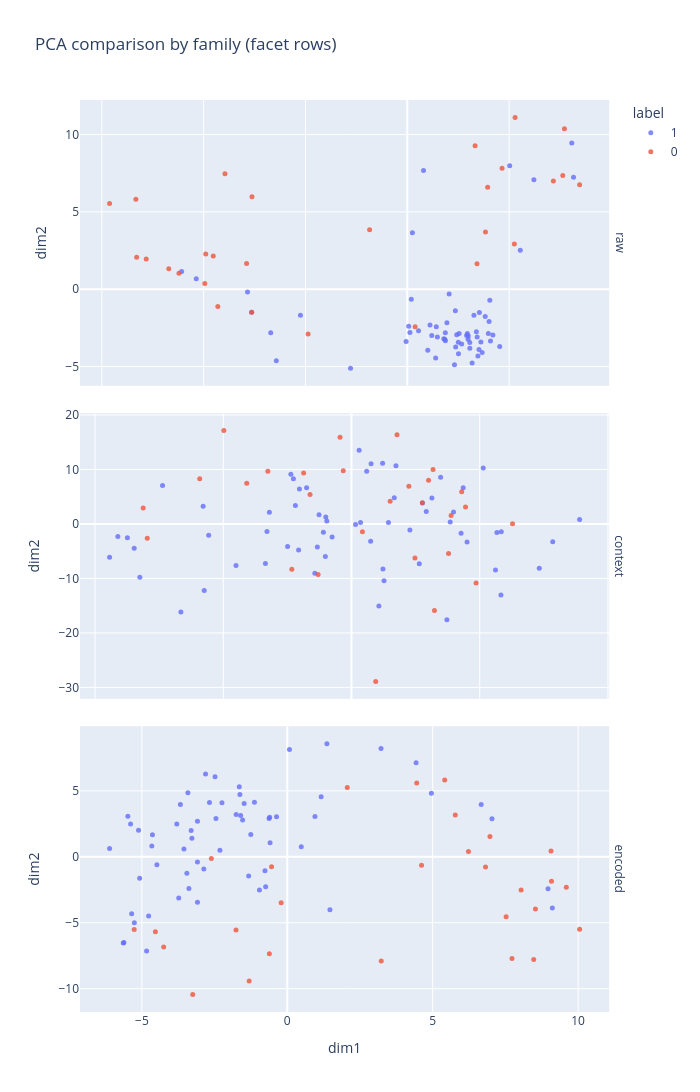
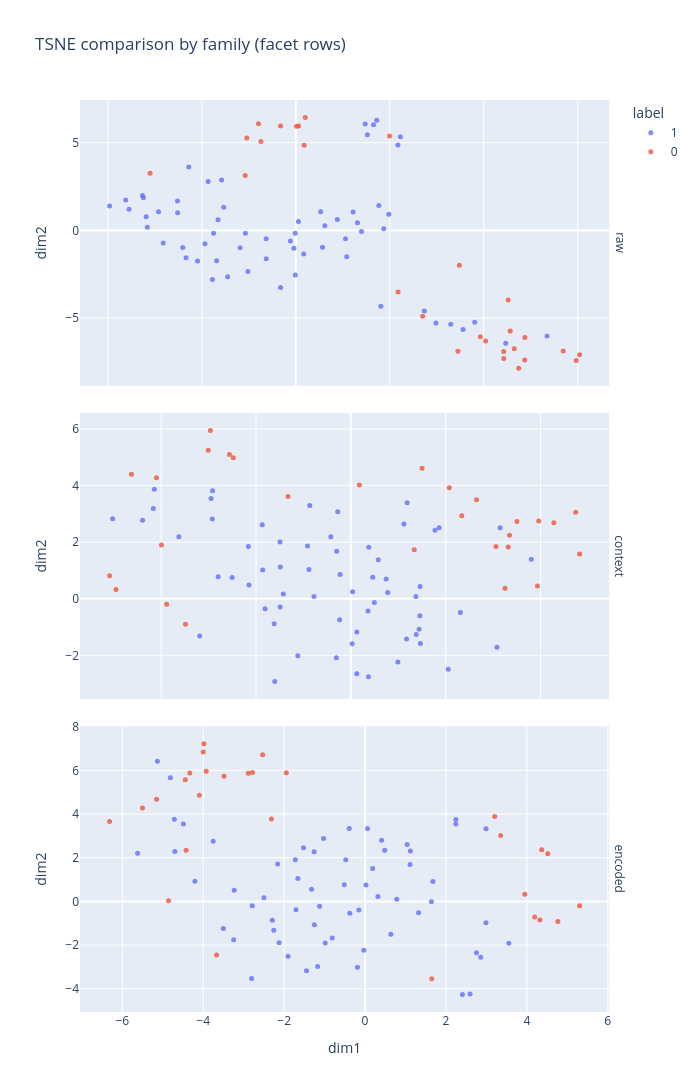

The notebook cell these images were saved under, in order:
### Code cell
# Faceted comparison: raw vs context vs encoded for the same reduction method
# Produces two figures:
# 1) PCA with facet rows (raw/context/encoded)
# 2) t-SNE with facet rows (raw/context/encoded)


# Rebuild tensors if they are not already in memory
if (
    "raw_all" not in globals()
    or "context_all" not in globals()
    or "encoded_all" not in globals()
):
    module = trainer.model if hasattr(trainer, "model") else lightning_module
    module.eval()
    device = module.device

    all_raw, all_context, all_encoded, all_labels = [], [], [], []
    with torch.no_grad():
        for x, y_batch in data_module.train_dataloader():
            x = x.float().to(device)
            context, encoded = module.model(x)

            all_raw.append(x.cpu())
            all_context.append(context.cpu())
            all_encoded.append(encoded.cpu())
            all_labels.append(y_batch.cpu())

    raw_all = torch.cat(all_raw, dim=0)  # [N, C_in, T]
    context_all = torch.cat(all_context, dim=0)  # [N, T_enc, C]
    encoded_all = torch.cat(all_encoded, dim=0)  # [N, T_enc, C]
    y = torch.cat(all_labels, dim=0).numpy()
    y_str = y.astype(str)

# Choose one view per family for fair visual comparison
Z_by_family = {
    "raw": raw_all.reshape(raw_all.shape[0], -1).numpy(),  # flatten_all_channels
    "context": context_all.reshape(context_all.shape[0], -1).numpy(),  # flatten_tokens
    "encoded": encoded_all.reshape(encoded_all.shape[0], -1).numpy(),  # flatten_tokens
    # "encoded": (
    #     encoded_all[:, 0, :]
    #     .reshape(encoded_all.shape[0], -1)
    #     .numpy(),  # flatten_tokens
    # )
}

family_order = ["raw", "context", "encoded"]


def reduce_family(Z, method="pca", random_state=0):
    if method == "pca":
        return make_pipeline(
            StandardScaler(),
            PCA(n_components=2, random_state=random_state),
        ).fit_transform(Z)
    if method == "tsne":
        n = Z.shape[0]
        perp = max(5, min(30, (n - 1) // 3))
        return TSNE(
            n_components=2,
            perplexity=perp,
            random_state=random_state,
            init="pca",
        ).fit_transform(Z)
    raise ValueError(f"Unknown method: {method}")


def build_facet_df(method):
    rows = []
    for fam in family_order:
        Z2 = reduce_family(Z_by_family[fam], method=method, random_state=0)
        df_f = pd.DataFrame(
            {
                "dim1": Z2[:, 0],
                "dim2": Z2[:, 1],
                "label": y_str,
                "family": fam,
            }
        )
        rows.append(df_f)
    return pd.concat(rows, ignore_index=True)


def plot_facet(dataframe, method, width=700, height=1100):
    df_plot = dataframe.copy()
    title = f"{method.upper()} comparison by family (facet rows)"
    fig = px.scatter(
        df_plot,
        x="dim1",
        y="dim2",
        color="label",
        facet_row="family",
        category_orders={"family": family_order},
        title=title,
        width=width,
        height=height,
        # color_discrete_sequence=px.colors.qualitative.Set2,
        opacity=0.8,
    )
    fig.update_traces(marker=dict(size=5))
    fig.for_each_annotation(lambda a: a.update(text=a.text.split("=")[-1]))
    fig.update_layout(legend_title_text="label")
    fig.update_xaxes(matches=None)
    fig.update_yaxes(matches=None)
    fig.show()


# Show both methods with the same faceting layout
df_plot_pca = build_facet_df("pca")
plot_facet(df_plot_pca, "pca")
df_plot_tsne = build_facet_df("tsne")
plot_facet(df_plot_tsne, "tsne")

### Figure 1 — Plotly figure (JSON) as saved in the notebook; plotly's stock layout.template omitted (floating-point values rounded to 4 significant figures)
{"data": [{"hovertemplate": "label=1<br>family=raw<br>dim1=%{x}<br>dim2=%{y}<extra></extra>", "legendgroup": "1", "marker": {"color": "#636efa", "opacity": 0.8, "size": 5, "symbol": "circle"}, "mode": "markers", "name": "1", "orientation": "v", "showlegend": true, "type": "scatter", "x": [2.95, 2.506, 1.843, 2.427, 3.068, 3.273, 4.053, -11.08, 0.252, 2.913, 2.317, -2.788, 1.006, 2.361, 1.394, -6.706, 1.202, 8.163, 4.017, 1.793, 3.54, -6.432, 2.546, 0.1978, -5.247, 3.185, 3.615, 8.078, 1.868, 3.827, 2.376, 4.538, 1.423, 6.218, 0.5525, 5.548, 0.1285, 2.671, 3.071, 0.7977, 1.946, 2.054, -0.05767, 3.676, 0.06872, 2.515, 1.478, 3.98, 4.086, -7.846, 4.203, 1.873, 1.117, 2.997, 3.468, -7.644, 3.431, -10.36, 2.983, 3.52, 5.029, 3.392], "xaxis": "x3", "y": [-2.864, -3.436, -3.24, -2.945, -3.445, -1.678, -0.7126, 1.149, 3.642, -2.993, -4.891, -5.118, -3.956, -1.39, -4.449, -2.819, -3.0, 7.233, -2.087, -3.202, -1.508, -4.634, -2.873, -0.6427, -1.681, -4.777, -3.407, 9.454, -2.814, -1.773, -3.739, -3.701, -2.427, 7.07, -2.68, 2.514, -2.796, -3.542, -3.817, 7.673, -2.166, -0.3041, -3.383, -4.088, -2.393, -4.167, -3.092, -2.867, -3.348, -0.1746, -2.962, -3.335, -2.31, -3.022, -4.327, -1.487, -3.091, 0.6716, -3.229, -3.9, 7.976, -2.758], "yaxis": "y3"}, {"hovertemplate": "label=0<br>family=raw<br>dim1=%{x}<br>dim2=%{y}<extra></extra>", "legendgroup": "0", "marker": {"color": "#EF553B", "opacity": 0.8, "size": 5, "symbol": "circle"}, "mode": "markers", "name": "0", "orientation": "v", "showlegend": true, "type": "scatter", "x": [3.84, 3.33, -13.29, -14.62, 4.655, 5.258, 3.424, -11.21, -12.82, 8.462, 7.717, -7.642, 7.173, -9.528, -9.304, 7.636, -9.943, -1.851, -7.626, -13.33, 0.385, -4.87, -8.952, 5.294, -11.71, -7.89, 3.946, -9.897], "xaxis": "x3", "y": [3.696, 9.276, 2.069, 5.546, 7.825, 2.922, 1.644, 1.037, 1.946, 6.749, 10.37, -1.494, 7.0, 2.152, -1.115, 7.347, 0.3699, 3.844, 5.976, 5.816, -2.433, -2.898, 7.47, 11.11, 1.316, 1.661, 6.584, 2.278], "yaxis": "y3"}, {"hovertemplate": "label=1<br>family=context<br>dim1=%{x}<br>dim2=%{y}<extra></extra>", "legendgroup": "1", "marker": {"color": "#636efa", "opacity": 0.8, "size": 5, "symbol": "circle"}, "mode": "markers", "name": "1", "orientation": "v", "showlegend": false, "type": "scatter", "x": [-11.48, -2.04, 7.697, -1.923, -4.123, 2.426, -18.86, -2.664, -13.3, -4.375, 7.957, 15.69, 11.34, 0.3143, 6.269, 14.64, 2.536, -17.47, 1.529, 10.27, -4.528, 11.66, -6.589, 2.455, 17.79, 4.557, -2.53, -16.95, 0.7047, -3.501, 5.533, -4.059, 6.95, -16.5, 5.287, -14.73, 9.011, 5.831, 1.493, -6.712, -1.512, -11.14, 7.441, -9.003, 2.136, 3.336, 8.548, -4.98, -2.004, 11.23, -11.57, 8.711, -2.857, 1.186, 2.882, 11.68, -6.402, 0.5971, -2.191, 3.467, -18.22, -4.728], "xaxis": "x2", "y": [-12.2, -5.972, 0.3546, 0.5283, -4.8, 11.13, -6.125, -4.227, -16.18, 3.407, 2.202, -3.247, -1.588, -0.08008, 4.756, -8.137, -10.4, -2.526, 11.06, 10.28, 8.288, -13.02, -1.406, -8.268, 0.8123, -1.117, 1.686, -4.445, 0.275, 6.653, 3.86, 6.428, 8.592, -9.802, -7.281, 7.035, -3.309, 2.3, -3.188, -7.237, -2.41, -2.05, -17.6, -7.643, -15.08, 4.789, -1.699, -4.149, 1.298, -8.444, 3.233, 6.633, -9.036, 9.69, 0.2672, -1.452, 2.135, 13.52, -1.539, 10.67, -2.316, 9.126], "yaxis": "y2"}, {"hovertemplate": "label=0<br>family=context<br>dim1=%{x}<br>dim2=%{y}<extra></extra>", "legendgroup": "0", "marker": {"color": "#EF553B", "opacity": 0.8, "size": 5, "symbol": "circle"}, "mode": "markers", "name": "0", "orientation": "v", "showlegend": false, "type": "scatter", "x": [-4.653, -2.602, 0.8534, 6.011, 3.549, -9.955, -8.168, 9.716, 7.768, -15.93, -6.522, 1.89, -11.84, 6.361, 6.471, -16.24, 7.569, 8.895, -0.8925, 8.595, 4.948, 12.56, -3.231, -0.6417, 3.015, 5.525, -3.732, 4.474], "xaxis": "x2", "y": [-8.306, -9.294, -1.441, 8.029, 16.36, 17.14, 7.49, -10.85, 1.556, -2.637, 9.664, -28.91, 8.308, 9.989, -15.87, 2.922, -5.441, 3.127, 15.91, 5.9, -6.235, 0.04871, 5.402, 9.786, 4.16, 3.912, 9.331, 6.93], "yaxis": "y2"}, {"hovertemplate": "label=1<br>family=encoded<br>dim1=%{x}<br>dim2=%{y}<extra></extra>", "legendgroup": "1", "marker": {"color": "#636efa", "opacity": 0.8, "size": 5, "symbol": "circle"}, "mode": "markers", "name": "1", "orientation": "v", "showlegend": false, "type": "scatter", "x": [-5.389, -3.676, -0.6051, -3.088, -5.482, -0.7447, -5.64, 8.966, -0.9578, -4.658, -1.483, 1.362, 0.07504, -3.8, -1.63, 4.43, -2.247, -5.619, -1.328, 1.164, -3.088, 3.223, -3.554, -0.5919, 4.955, -3.418, -2.87, -5.351, -0.7674, -3.383, -0.6271, -3.453, 0.4798, -3.733, -1.13, -4.837, -2.485, -1.758, -2.676, 1.466, -2.317, -5.259, -2.811, -4.636, -1.651, -1.604, -0.37, -5.115, -3.281, 6.667, -5.077, 0.9507, -3.306, -1.537, -1.255, 7.038, -6.111, 9.114, -3.089, -2.453, -4.767, -4.484], "xaxis": "x", "y": [2.487, 3.964, 3.002, 2.703, 3.072, -2.268, -6.532, -2.414, -2.517, 0.8216, 4.051, 8.58, 8.129, 2.492, 4.72, 7.125, 4.103, -6.507, -1.453, 4.55, -3.44, 8.22, 0.5966, 1.075, 4.826, 4.85, -0.9288, -4.31, -1.056, -2.394, 2.907, -1.248, 0.7678, -3.115, 4.138, -7.152, 6.062, 3.205, 4.125, -4.023, 0.4951, -4.994, 6.284, 1.667, 5.32, 3.125, 3.045, 2.01, 1.403, 3.967, -1.63, 3.054, 1.994, 2.785, 1.696, 2.881, 0.6214, -3.879, -0.3979, 2.908, -4.491, -0.612], "yaxis": "y"}, {"hovertemplate": "label=0<br>family=encoded<br>dim1=%{x}<br>dim2=%{y}<extra></extra>", "legendgroup": "0", "marker": {"color": "#EF553B", "opacity": 0.8, "size": 5, "symbol": "circle"}, "mode": "markers", "name": "0", "orientation": "v", "showlegend": false, "type": "scatter", "x": [-2.612, -0.5411, 8.533, 8.473, 3.23, -3.251, -1.763, 9.068, 9.084, -4.251, -1.312, 4.45, -4.535, 6.816, 5.777, -5.265, 6.969, 4.616, 7.524, 10.05, 2.062, 5.412, 7.727, -0.2114, 8.04, 6.23, -0.6162, 9.595], "xaxis": "x", "y": [-0.1339, -0.7607, -3.966, -7.789, -7.906, -10.45, -5.557, 0.4422, -1.862, -6.836, -9.421, 5.6, -5.692, -0.7725, 3.168, -5.52, 1.547, -0.6325, -4.541, -5.485, 5.258, 5.815, -7.707, -3.487, -2.51, 0.4035, -7.361, -2.313], "yaxis": "y"}], "layout": {"annotations": [{"font": {}, "showarrow": false, "text": "encoded", "textangle": 90, "x": 0.98, "xanchor": "left", "xref": "paper", "y": 0.1567, "yanchor": "middle", "yref": "paper"}, {"font": {}, "showarrow": false, "text": "context", "textangle": 90, "x": 0.98, "xanchor": "left", "xref": "paper", "y": 0.5, "yanchor": "middle", "yref": "paper"}, {"font": {}, "showarrow": false, "text": "raw", "textangle": 90, "x": 0.98, "xanchor": "left", "xref": "paper", "y": 0.8433, "yanchor": "middle", "yref": "paper"}], "height": 1100, "legend": {"title": {"text": "label"}, "tracegroupgap": 0}, "title": {"text": "PCA comparison by family (facet rows)"}, "width": 700, "xaxis": {"anchor": "y", "domain": [0, 0.98], "title": {"text": "dim1"}}, "xaxis2": {"anchor": "y2", "domain": [0, 0.98], "showticklabels": false}, "xaxis3": {"anchor": "y3", "domain": [0, 0.98], "showticklabels": false}, "yaxis": {"anchor": "x", "domain": [0, 0.3133], "title": {"text": "dim2"}}, "yaxis2": {"anchor": "x2", "domain": [0.3433, 0.6567], "title": {"text": "dim2"}}, "yaxis3": {"anchor": "x3", "domain": [0.6867, 1.0], "title": {"text": "dim2"}}}}

### Figure 2 — Plotly figure (JSON) as saved in the notebook; plotly's stock layout.template omitted (floating-point values rounded to 4 significant figures)
{"data": [{"hovertemplate": "label=1<br>family=raw<br>dim1=%{x}<br>dim2=%{y}<extra></extra>", "legendgroup": "1", "marker": {"color": "#636efa", "opacity": 0.8, "size": 5, "symbol": "circle"}, "mode": "markers", "name": "1", "orientation": "v", "showlegend": true, "type": "scatter", "x": [0.6183, 1.084, -2.921, 0.1687, 0.5691, -3.618, -1.578, 4.469, 2.175, -0.1151, -1.775, 1.81, -0.3231, 1.058, -0.009542, 3.299, 0.8844, 1.722, -3.962, -2.335, -3.263, 2.982, 0.05649, 1.98, 2.736, -1.018, -1.75, 1.655, -2.517, -3.242, -3.185, -2.821, -3.547, 1.476, 1.314, -2.278, 1.4, -1.184, -0.6304, 2.227, 0.5286, -1.865, 1.873, -1.534, 1.768, -1.451, -2.513, -0.01119, -1.933, 3.808, -1.073, -3.16, 1.22, -1.684, -2.404, 3.56, -0.03898, 5.348, -1.655, -2.091, 1.524, -0.6294], "xaxis": "x3", "y": [0.2642, -1.502, 1.063, -1.342, -0.9615, 1.734, 2.879, -6.445, 4.879, -0.6069, -2.803, -4.334, -3.262, -0.4708, -2.538, -5.349, 0.6271, 6.292, 1.391, -1.566, 1.991, -5.283, 0.5073, 0.9281, -4.593, -2.351, -0.1616, 6.025, 1.684, 1.857, 0.7804, -0.7134, 1.21, 6.075, 0.436, 3.625, -0.06593, -0.986, -0.4749, 5.349, 1.061, 2.785, 0.09357, 1.316, 1.417, -2.645, 1.003, -0.1653, -0.768, -5.243, -0.1562, 0.1776, 1.051, -1.728, -0.9822, -5.648, -1.016, -6.031, 0.6139, -1.74, 5.461, -1.615], "yaxis": "y3"}, {"hovertemplate": "label=0<br>family=raw<br>dim1=%{x}<br>dim2=%{y}<extra></extra>", "legendgroup": "0", "marker": {"color": "#EF553B", "opacity": 0.8, "size": 5, "symbol": "circle"}, "mode": "markers", "name": "0", "orientation": "v", "showlegend": true, "type": "scatter", "x": [0.1778, 1.997, 4.427, 4.745, -1.044, -3.1, -1.076, 3.451, 4.425, 0.01411, -0.7943, 4.519, -0.3237, 5.692, 3.928, 0.06047, 4.041, 3.482, 6.04, 4.872, 2.177, 2.7, 5.968, 0.202, 4.649, 4.563, -0.7418, 4.875], "xaxis": "x3", "y": [4.864, 5.382, -7.314, -7.871, 5.27, 3.265, 3.129, -6.89, -6.91, 5.948, 6.079, -3.975, 5.958, -6.881, -6.067, 5.963, -6.317, -1.984, -7.092, -7.388, -3.516, -4.898, -7.416, 6.447, -6.757, -5.736, 5.077, -6.106], "yaxis": "y3"}, {"hovertemplate": "label=1<br>family=context<br>dim1=%{x}<br>dim2=%{y}<extra></extra>", "legendgroup": "1", "marker": {"color": "#636efa", "opacity": 0.8, "size": 5, "symbol": "circle"}, "mode": "markers", "name": "1", "orientation": "v", "showlegend": false, "type": "scatter", "x": [-1.87, -1.859, 0.7439, -1.487, -2.798, 1.455, -2.917, 3.147, -2.921, -0.3052, -1.491, -1.617, 0.577, -2.147, 3.081, 1.119, -0.4224, -1.605, 1.378, 0.3618, 1.439, 1.187, -1.494, 0.3786, -3.187, -1.809, 1.372, -5.024, 1.46, 1.467, 1.174, -0.7763, 2.31, -4.392, -0.914, -4.145, -0.8838, 0.03675, -0.2258, -3.627, -0.299, -2.947, -0.2758, 0.3711, -0.8664, -1.424, 0.4617, 0.1254, 0.02697, 1.862, -1.118, 0.4953, -2.161, -0.2363, 0.7778, 1.773, -2.504, 3.806, 0.9921, 0.126, -4.165, 2.053], "xaxis": "x2", "y": [2.618, 1.021, 0.702, 1.126, 0.7793, -0.5993, 3.818, 2.513, 2.817, -2.084, -0.2902, -0.8791, 1.377, 0.4897, -1.715, 2.643, 2.19, -2.922, -1.261, -0.4337, -1.08, 3.39, 2.007, 1.825, -1.319, -0.3504, 0.08469, 2.824, 0.436, -1.576, -1.421, 0.0816, -0.4886, 2.777, 1.866, 3.873, 1.034, 0.2501, 0.8538, 2.189, 1.681, 3.542, 3.076, -2.756, 3.296, 0.1727, 0.7618, -2.653, -1.592, 2.513, -2.01, -0.1313, 1.846, -0.7427, 0.2257, 2.426, 0.7539, 1.398, -2.237, -1.177, 3.191, -2.492], "yaxis": "y2"}, {"hovertemplate": "label=0<br>family=context<br>dim1=%{x}<br>dim2=%{y}<extra></extra>", "legendgroup": "0", "marker": {"color": "#EF553B", "opacity": 0.8, "size": 5, "symbol": "circle"}, "mode": "markers", "name": "0", "orientation": "v", "showlegend": false, "type": "scatter", "x": [-1.325, -3.993, 3.961, 4.741, -4.953, -4.627, -4.099, 2.338, 3.503, -2.478, -2.963, 1.502, -3.008, 3.25, 2.076, -2.561, 2.65, -3.486, 3.933, 4.28, 0.1788, 1.337, 4.824, -3.885, 3.347, 3.061, -5.088, 3.318], "xaxis": "x2", "y": [3.612, 1.897, 2.744, 3.055, 0.3288, 4.402, 4.276, 2.937, 2.726, 4.98, 5.946, 4.614, 5.249, 0.3725, 3.92, 5.098, 3.5, -0.9016, 0.4557, 2.687, 4.021, 1.732, 1.582, -0.1948, 2.243, 1.847, 0.8118, 1.832], "yaxis": "y2"}, {"hovertemplate": "label=1<br>family=encoded<br>dim1=%{x}<br>dim2=%{y}<extra></extra>", "legendgroup": "1", "marker": {"color": "#636efa", "opacity": 0.8, "size": 5, "symbol": "circle"}, "mode": "markers", "name": "1", "orientation": "v", "showlegend": false, "type": "scatter", "x": [-0.9849, -0.1876, -1.259, -0.8114, -1.447, 0.4084, 2.245, -4.812, 2.595, 1.323, -2.5, -4.206, -3.234, -1.904, -0.02992, -4.701, -2.294, 2.988, 0.4843, -2.161, 1.041, -5.623, -1.252, -1.025, -3.754, -2.788, 0.1876, 3.554, 0.06197, 1.121, -0.4757, 0.02206, -0.3907, 2.858, -2.256, 2.99, -2.125, -1.662, -1.124, 2.407, -1.323, 2.245, -3.502, 1.678, -3.247, -1.707, -1.521, 1.641, 0.3186, -4.491, 0.7848, -1.724, -2.804, -0.3762, -0.5135, -4.714, -1.171, -5.133, 1.112, -0.1512, 2.754, 0.6388], "xaxis": "x", "y": [-1.905, -3.019, 2.268, -1.671, -3.17, 2.798, 3.753, 5.659, -4.238, -0.5144, 0.1719, 0.9179, 0.5075, -2.513, -2.234, 2.284, -0.8623, -0.9817, 2.341, 1.714, 2.605, 2.204, -1.068, 2.877, 2.759, -0.202, 1.502, -1.916, 3.334, 2.303, 1.91, 0.7483, 3.341, -2.557, -1.321, 3.325, -1.892, 1.05, -0.2215, -4.267, 0.5506, 3.544, -1.245, 0.907, -1.752, -0.3819, 2.455, -0.01867, 0.2195, 3.542, 0.09986, 1.907, -3.528, -0.5388, 0.7629, 3.757, -2.975, 6.411, 1.687, -0.3965, -2.35, -1.503], "yaxis": "y"}, {"hovertemplate": "label=0<br>family=encoded<br>dim1=%{x}<br>dim2=%{y}<extra></extra>", "legendgroup": "0", "marker": {"color": "#EF553B", "opacity": 0.8, "size": 5, "symbol": "circle"}, "mode": "markers", "name": "0", "orientation": "v", "showlegend": false, "type": "scatter", "x": [-3.672, 1.649, -2.886, -1.946, 4.517, 3.352, 3.204, -4.096, -3.485, 4.765, 5.304, -6.315, 4.193, -3.999, -5.501, 4.322, -5.154, -2.313, -3.984, -2.783, -4.858, -4.423, -2.531, 3.949, -3.927, -4.444, 4.367, -4.332], "xaxis": "x", "y": [-2.451, -3.543, 5.872, 5.887, 2.175, 3.022, 3.881, 4.855, 5.727, -0.9202, -0.2036, 3.654, -0.7124, 6.838, 4.278, -0.8548, 4.674, 3.773, 7.221, 5.901, 0.02812, 2.342, 6.711, 0.3296, 5.953, 5.568, 2.369, 5.876], "yaxis": "y"}], "layout": {"annotations": [{"font": {}, "showarrow": false, "text": "encoded", "textangle": 90, "x": 0.98, "xanchor": "left", "xref": "paper", "y": 0.1567, "yanchor": "middle", "yref": "paper"}, {"font": {}, "showarrow": false, "text": "context", "textangle": 90, "x": 0.98, "xanchor": "left", "xref": "paper", "y": 0.5, "yanchor": "middle", "yref": "paper"}, {"font": {}, "showarrow": false, "text": "raw", "textangle": 90, "x": 0.98, "xanchor": "left", "xref": "paper", "y": 0.8433, "yanchor": "middle", "yref": "paper"}], "height": 1100, "legend": {"title": {"text": "label"}, "tracegroupgap": 0}, "title": {"text": "TSNE comparison by family (facet rows)"}, "width": 700, "xaxis": {"anchor": "y", "domain": [0, 0.98], "title": {"text": "dim1"}}, "xaxis2": {"anchor": "y2", "domain": [0, 0.98], "showticklabels": false}, "xaxis3": {"anchor": "y3", "domain": [0, 0.98], "showticklabels": false}, "yaxis": {"anchor": "x", "domain": [0, 0.3133], "title": {"text": "dim2"}}, "yaxis2": {"anchor": "x2", "domain": [0.3433, 0.6567], "title": {"text": "dim2"}}, "yaxis3": {"anchor": "x3", "domain": [0.6867, 1.0], "title": {"text": "dim2"}}}}
